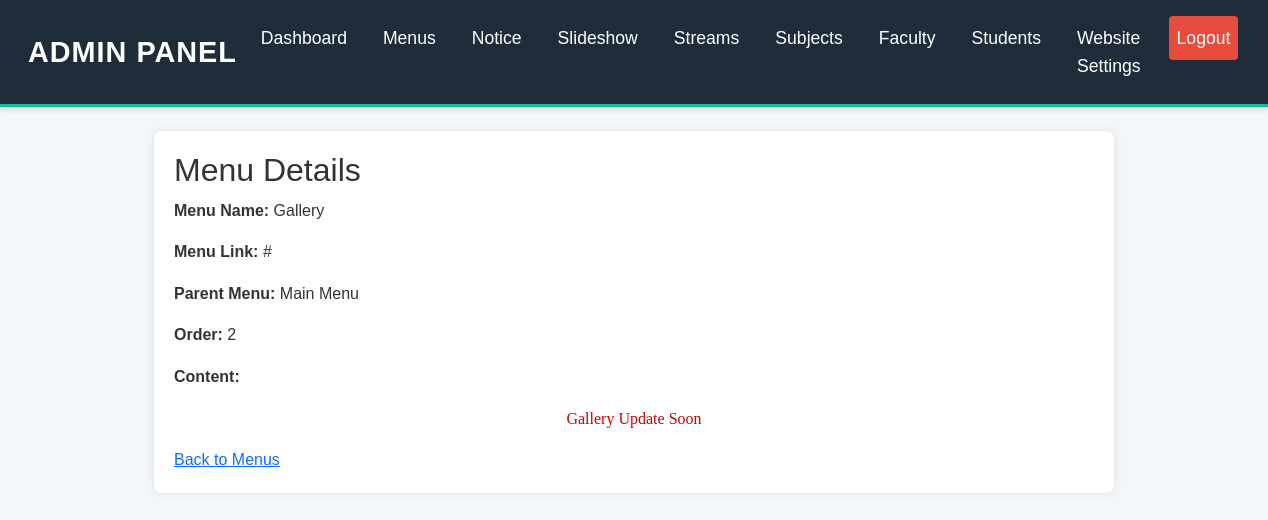
Screenshot of /admin/menuview.php?id=6 (signed in) with the database file from the repository.
### tables this page shows
CREATE TABLE `menus` (
  `id` int(11) NOT NULL,
  `menu_name` varchar(100) NOT NULL,
  `menu_link` varchar(255) NOT NULL,
  `parent_id` int(11) DEFAULT NULL,
  `menu_order` int(11) NOT NULL,
  `content` text DEFAULT NULL
);

### admin/menuview.php (the view, shortened to what this page needs)
<?php
include 'header.php';
$menu_id = $_GET['id'];
$sql = "SELECT * FROM menus WHERE id='$menu_id'";
$result = $conn->query($sql);
$menu = $result->fetch_assoc();
?>
<!DOCTYPE html>
<html lang="en">
<head>
</head>
<body>
    <h2>Menu Details</h2>
    <p><strong>Menu Name:</strong> <?php echo $menu['menu_name']; ?></p>
    <p><strong>Menu Link:</strong> <?php echo $menu['menu_link']; ?></p>
    <p><strong>Parent Menu:</strong> <?php echo $menu['parent_id'] ? 'Submenu' : 'Main Menu'; ?></p>
    <p><strong>Order:</strong> <?php echo $menu['menu_order']; ?></p>
    <p><strong>Content:</strong></p>
    <div><?php echo $menu['content']; ?></div>
    <a href="menu.php">Back to Menus</a>
</body>
</html>

### admin/styles.css (style rules this page uses)
body { font-family: sans-serif; line-height: 1.6; color: #333; background-color: #f4f4f4; }
h2, h3 { color: #333; }
body { font-family: Arial, sans-serif; background-color: #f4f7fa; color: #333; }

### rows the page displays
menus: menu_name "Gallery", menu_link "#", menu_order "2", content "Gallery Update Soon"
